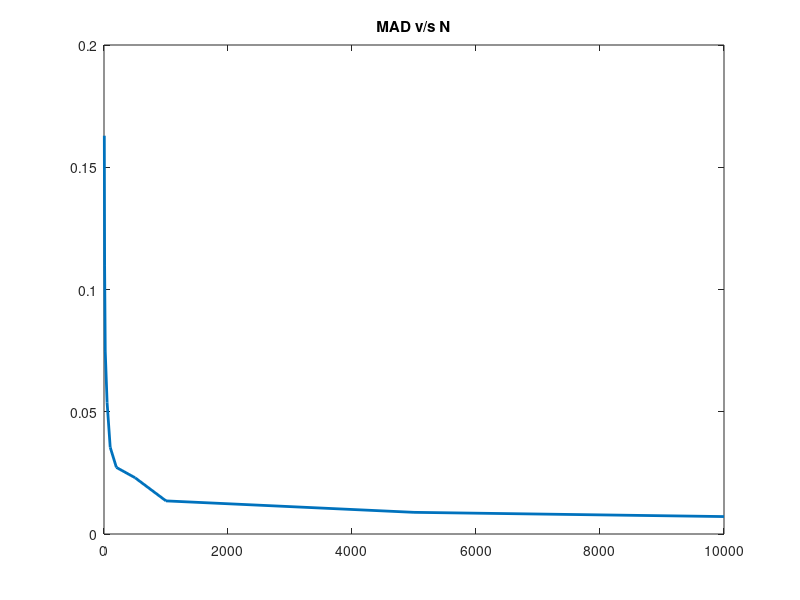

Write MATLAB code to recreate this figure.
clear;
close all;
clc;
s = [5 10 20 50 100 200 500 1000 5000 10000];
M_array = []
for n = s
    nsamp = 5000;
    x = rand(nsamp, n);
    x(x < 0.05) = 1; x(x >= 0.05 & x < 0.45) = 2;x(x >= 0.45 & x<0.6) = 3;
    x(x >= 0.6 & x< 0.9) = 4; x(x>=0.9 & x<1) = 5;
    sumx = sum(x, 2)/n;
    [f, xvals] = ecdf(sumx);
    mu = mean(sumx);
    sigma = std(sumx);
    gvals = linspace(min(sumx), max(sumx), 1000);
    p = normcdf(gvals, mu, sigma);
    abs_values = zeros(size(gvals));
    for i = 1:length(gvals)
        [~, idx] = min(abs(xvals - gvals(i)));
        abs_values(i) = abs(f(idx) - p(i));
    end
    M_array = [M_array max(abs_values)];
end
plot(s, M_array, 'LineWidth', 2);
title (sprintf('MAD v/s N'));
filename = sprintf('MAD.png');
saveas(gcf, filename);